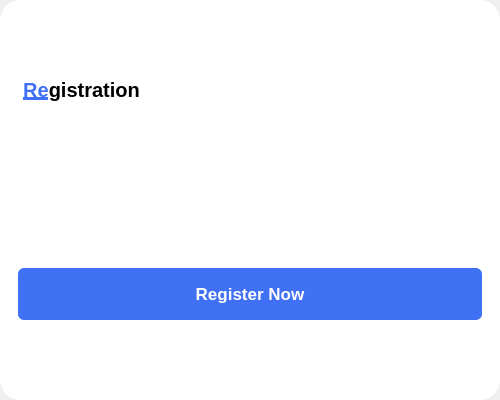
<?xml version="1.0" encoding="UTF-8"?>
<ui version="4.0">
 <class>Form</class>
 <widget class="QWidget" name="Form">
  <property name="geometry">
   <rect>
    <x>0</x>
    <y>0</y>
    <width>500</width>
    <height>400</height>
   </rect>
  </property>
  <property name="sizePolicy">
   <sizepolicy hsizetype="Minimum" vsizetype="Expanding">
    <horstretch>0</horstretch>
    <verstretch>0</verstretch>
   </sizepolicy>
  </property>
  <property name="windowTitle">
   <string>Form</string>
  </property>
  <property name="styleSheet">
   <string notr="true">#frame {
	background-color: white;
	border-radius: 20px;
}

#title {
	font-size: 15pt;
	font-weight: 900;
	padding: 5px;
}

QPushButton {
	height: 52px;
  	margin: 7px 0;
	padding: 0 15px;
	color: #fff;
  	border: none;
	border-radius: 6px;
  	background: #4070f4;
	font-size: 17px;
	font-weight: bold;
}

QPushButton:hover {
	background: #0e4bf1;
}

#warning_label {
	color: #d5786c;
}</string>
  </property>
  <layout class="QVBoxLayout" name="verticalLayout">
   <property name="spacing">
    <number>0</number>
   </property>
   <property name="leftMargin">
    <number>0</number>
   </property>
   <property name="topMargin">
    <number>0</number>
   </property>
   <property name="rightMargin">
    <number>0</number>
   </property>
   <property name="bottomMargin">
    <number>0</number>
   </property>
   <item alignment="Qt::AlignHCenter">
    <widget class="ShadowFrame" name="frame">
     <property name="minimumSize">
      <size>
       <width>500</width>
       <height>400</height>
      </size>
     </property>
     <property name="maximumSize">
      <size>
       <width>500</width>
       <height>400</height>
      </size>
     </property>
     <property name="frameShape">
      <enum>QFrame::StyledPanel</enum>
     </property>
     <property name="frameShadow">
      <enum>QFrame::Raised</enum>
     </property>
     <layout class="QVBoxLayout" name="verticalLayout_2">
      <property name="leftMargin">
       <number>18</number>
      </property>
      <property name="rightMargin">
       <number>18</number>
      </property>
      <item alignment="Qt::AlignLeft">
       <widget class="QLabel" name="title">
        <property name="sizePolicy">
         <sizepolicy hsizetype="Preferred" vsizetype="Maximum">
          <horstretch>0</horstretch>
          <verstretch>0</verstretch>
         </sizepolicy>
        </property>
        <property name="text">
         <string>&lt;html&gt;&lt;head/&gt;&lt;body&gt;&lt;p&gt;&lt;span style=&quot; text-decoration: underline; color:#4070f4;&quot;&gt;Re&lt;/span&gt;gistration&lt;/p&gt;&lt;/body&gt;&lt;/html&gt;</string>
        </property>
        <property name="scaledContents">
         <bool>false</bool>
        </property>
        <property name="alignment">
         <set>Qt::AlignCenter</set>
        </property>
       </widget>
      </item>
      <item alignment="Qt::AlignHCenter">
       <widget class="QLabel" name="warning_label">
        <property name="sizePolicy">
         <sizepolicy hsizetype="Preferred" vsizetype="Maximum">
          <horstretch>0</horstretch>
          <verstretch>0</verstretch>
         </sizepolicy>
        </property>
        <property name="text">
         <string/>
        </property>
       </widget>
      </item>
      <item>
       <widget class="QPushButton" name="submit_btn">
        <property name="cursor">
         <cursorShape>PointingHandCursor</cursorShape>
        </property>
        <property name="text">
         <string>Register Now</string>
        </property>
        <property name="autoDefault">
         <bool>false</bool>
        </property>
        <property name="default">
         <bool>false</bool>
        </property>
        <property name="flat">
         <bool>false</bool>
        </property>
       </widget>
      </item>
     </layout>
    </widget>
   </item>
  </layout>
 </widget>
 <customwidgets>
  <customwidget>
   <class>ShadowFrame</class>
   <extends>QFrame</extends>
   <header location="global">widgets/shadow.h</header>
   <container>1</container>
  </customwidget>
 </customwidgets>
 <resources/>
 <connections/>
</ui>
